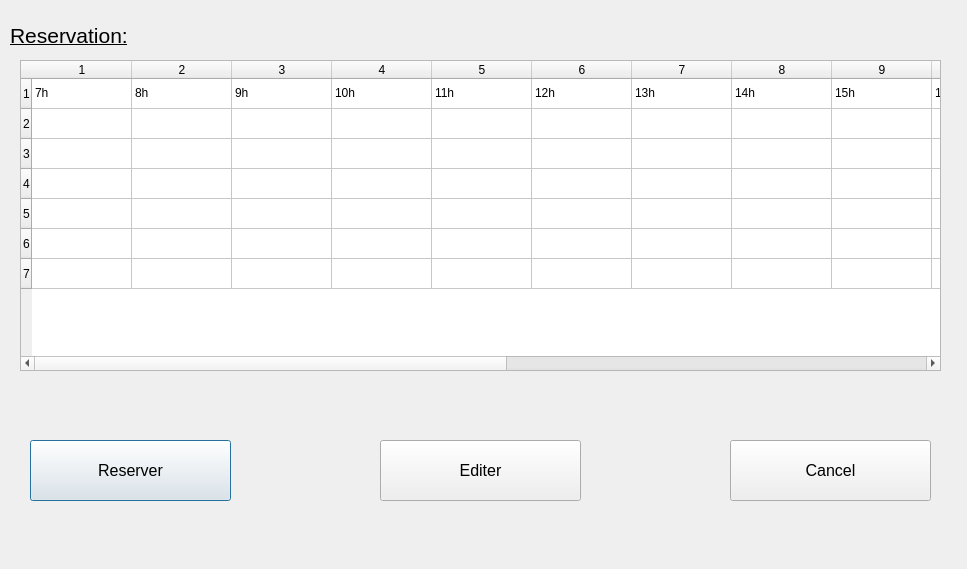
<?xml version="1.0" encoding="UTF-8"?>
<ui version="4.0">
 <class>Reservation</class>
 <widget class="QDialog" name="Reservation">
  <property name="geometry">
   <rect>
    <x>0</x>
    <y>0</y>
    <width>967</width>
    <height>569</height>
   </rect>
  </property>
  <property name="windowTitle">
   <string>Dialog</string>
  </property>
  <widget class="QLabel" name="label">
   <property name="geometry">
    <rect>
     <x>10</x>
     <y>10</y>
     <width>211</width>
     <height>51</height>
    </rect>
   </property>
   <property name="font">
    <font>
     <pointsize>16</pointsize>
     <underline>true</underline>
    </font>
   </property>
   <property name="text">
    <string>Reservation:</string>
   </property>
  </widget>
  <widget class="QPushButton" name="pushButton">
   <property name="geometry">
    <rect>
     <x>30</x>
     <y>440</y>
     <width>201</width>
     <height>61</height>
    </rect>
   </property>
   <property name="font">
    <font>
     <pointsize>12</pointsize>
    </font>
   </property>
   <property name="text">
    <string>Reserver</string>
   </property>
  </widget>
  <widget class="QPushButton" name="pushButton_2">
   <property name="geometry">
    <rect>
     <x>380</x>
     <y>440</y>
     <width>201</width>
     <height>61</height>
    </rect>
   </property>
   <property name="font">
    <font>
     <pointsize>12</pointsize>
    </font>
   </property>
   <property name="text">
    <string>Editer</string>
   </property>
  </widget>
  <widget class="QPushButton" name="pushButton_3">
   <property name="geometry">
    <rect>
     <x>730</x>
     <y>440</y>
     <width>201</width>
     <height>61</height>
    </rect>
   </property>
   <property name="font">
    <font>
     <pointsize>12</pointsize>
    </font>
   </property>
   <property name="text">
    <string>Cancel</string>
   </property>
  </widget>
  <widget class="QTableWidget" name="tableWidget">
   <property name="geometry">
    <rect>
     <x>20</x>
     <y>60</y>
     <width>921</width>
     <height>311</height>
    </rect>
   </property>
   <property name="rowCount">
    <number>7</number>
   </property>
   <property name="columnCount">
    <number>17</number>
   </property>
   <row/>
   <row/>
   <row/>
   <row/>
   <row/>
   <row/>
   <row/>
   <column/>
   <column/>
   <column/>
   <column/>
   <column/>
   <column/>
   <column/>
   <column/>
   <column/>
   <column/>
   <column/>
   <column/>
   <column/>
   <column/>
   <column/>
   <column/>
   <column/>
   <item row="0" column="0">
    <property name="text">
     <string>7h</string>
    </property>
   </item>
   <item row="0" column="1">
    <property name="text">
     <string>8h</string>
    </property>
   </item>
   <item row="0" column="2">
    <property name="text">
     <string>9h</string>
    </property>
   </item>
   <item row="0" column="3">
    <property name="text">
     <string>10h</string>
    </property>
   </item>
   <item row="0" column="4">
    <property name="text">
     <string>11h</string>
    </property>
   </item>
   <item row="0" column="5">
    <property name="text">
     <string>12h</string>
    </property>
   </item>
   <item row="0" column="6">
    <property name="text">
     <string>13h</string>
    </property>
   </item>
   <item row="0" column="7">
    <property name="text">
     <string>14h</string>
    </property>
   </item>
   <item row="0" column="8">
    <property name="text">
     <string>15h</string>
    </property>
   </item>
   <item row="0" column="9">
    <property name="text">
     <string>16h</string>
    </property>
   </item>
   <item row="0" column="10">
    <property name="text">
     <string>17h</string>
    </property>
   </item>
   <item row="0" column="11">
    <property name="text">
     <string>18h</string>
    </property>
   </item>
   <item row="0" column="12">
    <property name="text">
     <string>19h</string>
    </property>
   </item>
   <item row="0" column="13">
    <property name="text">
     <string>20h</string>
    </property>
   </item>
   <item row="0" column="14">
    <property name="text">
     <string>21h</string>
    </property>
   </item>
   <item row="0" column="15">
    <property name="text">
     <string>22h</string>
    </property>
   </item>
   <item row="0" column="16">
    <property name="text">
     <string>23h</string>
    </property>
   </item>
  </widget>
 </widget>
 <resources/>
 <connections/>
</ui>
